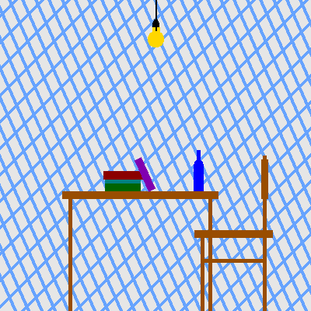
#> input picture kmkz/Простой рисунок.png, 311 x 311 px, shrunk from 400 x 400 before the run
$ jupyter execute --allow-errors lab1.ipynb   (shell and % lines are left out)   (older library calls are emulated)
#> lines starting #> are read from the running program, lines starting #| are printed output that depends on the picture; after the words box and inside, x2 and y2 are one past the last pixel; in counts of white or black regions, pixels touching at a corner belong together
# Гистограмма и преобразование интенсивностей пикселов полутоновых изображений

Цель: Освоить способы трансформации изображения с помощью попиксельной обработки, научиться использовать гистограммы изображений

### Задание 1

[cell 1]
from PIL import Image
from PIL import ImageDraw
from PIL import ImageOps
import matplotlib.pyplot as plt
from matplotlib.pyplot import hist
import numpy as np

[cell 2]
# открываем картинку и переводим в grayscale-режим
easy_img = Image.open("Простой рисунок.png").convert('L').convert('RGB')
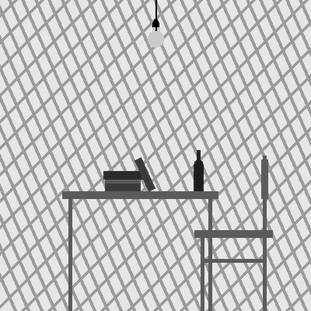
#> easy_img: PIL image 311x311 RGB; min 0, max 255, mean 195.6
#> (the rest of this cell did not finish here and is left out)

[cell 3]
def draw_image(image):
    plt.figure(figsize=(20,13), dpi=90)
    plt.subplot2grid((3,3), (0,0))
    plt.imshow(image,  cmap='gray')
    plt.title('Исходное изображение')

    #Гистограмма
    plt.subplot2grid((3,3), (0,1))
    plt.hist(np.ravel(image), bins=256)
    plt.title('Гистограмма интенсивности цвета')

#### Гистограммы изображений

[cell 4]
draw_image(easy_img)
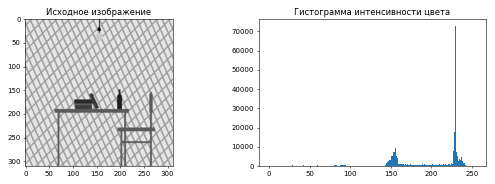
#> figure drawn by matplotlib, 2 panels; panel 2: tallest bar 72765 high, from x = 229.1 to 230.1

По гистограмме видно, что на изображении соседние пиксели имеют одинаковую интенсивность.
Так же видно 3 пика:
    - самый правый пик, почти белый цвет, имеет более 80000 пикселей, это фон изображения
    - средний пик, около 60000 пикселей - сетка
    - пик левее, около 10000 пикселей - стол, стул и тд.

#> (a cell that did not finish here is left out)

По гистограмме видно, что изображение с оттенками серого.
Есть основное пик, с большим количеством пикселей - фон.
Остальные пики это монеты.

#> (a cell that did not finish here is left out)

3 основных пика.
Крайний левый - темный фон.
Средний - фон светлее.
Правый пик - рис.

#> (a cell that did not finish here is left out)

Изображение с низкой контрастностью, пики не ярко выражены, за исключением праого столбца, это небо.

#### Кусочно-линейные преобразования

[cell 8]
# функция для отображения оригинального и преобразованного изображений, а также их гистограмм
def draw_image3(image, imageNew):
    plt.figure(figsize=(16,13), dpi=90)
    plt.subplot2grid((3,3), (0,0))
    plt.imshow(image, cmap='gray')
    plt.title('Исходное изображение')
    plt.subplot2grid((3,3), (0,1))
    plt.imshow(imageNew, cmap='gray')
    plt.title('Преобразованное изображение')

    #Гистограммы двух изображений
    plt.subplot2grid((3,3), (0,2))
    plt.hist(np.ravel(image), bins=256, label=['Оригинал'])
    plt.hist(np.ravel(imageNew), bins=256, label=['Результат'])
    plt.title('Гистограмма интенсивности цвета')
    plt.legend()
    plt.show()

[cell 9]
# функция для выполнения преобразований с заданной функцией преобразования f
def transform(f, img):
  img_copy = img.copy() #преобразовывать будем копию исходного изображения
  draw = ImageDraw.Draw(img_copy) # создаем инструмент для рисования
  width = img_copy.size[0] # определяем ширину
  height = img_copy.size[1] # определяем высоту
  pixels = img_copy.load() # выгружаем значения пикселей
  for i in range(width):
    for j in range(height):
      r, g, b = pixels[i, j]
      S = tuple(map(f, (r, g, b)))
      draw.point((i, j), S)

  draw_image3(img, img_copy)

[cell 10]
def f1(x): # 1е из кусочно-линейных преобразований
  x1 = 70
  x2 = 210
  if x < x1 or x > x2:
    return int(2 * x)
  return int(0.5 * x)

def f2(x): # 2е из кусочно-линейных преобразований
  x1 = 100
  x2 = 200
  if x < x1 or x > x2:
    return int(0.5 * x)
  return int(2 * x)

[cell 11]
transform(f1, easy_img)
#> in draw_image3, `plt.hist(np.ravel(imageNew), bins=256, label=['Результат'])`:
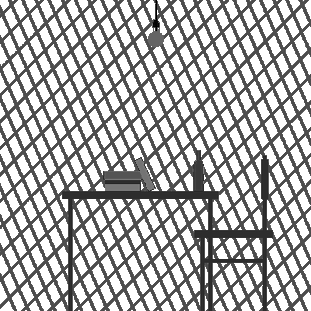
#> imageNew: PIL image 311x311 RGB; min 0, max 255, mean 175.3
#> in draw_image3, `plt.show()`:
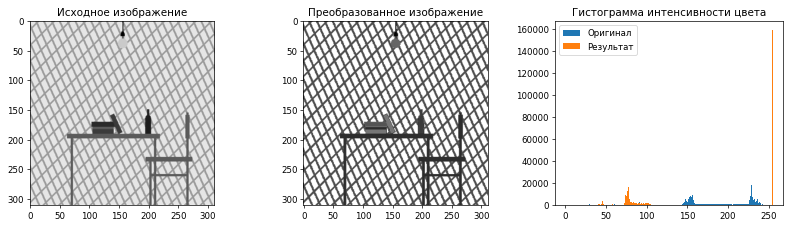
#> figure drawn by matplotlib, 3 panels; panel 3: tallest bar 72765 high, from x = 229.1 to 230.1; panel 3: tallest bar 159075 high, from x = 254 to 255

Функция f1 сдвигает вправо интенсивность пикселей меньше 70 или больше 210 в 2 раза, что видно на гистограмме.
Пиксели в районе 150 наоборот свдигаются влево в 2 раза.

[cell 12]
transform(f2, easy_img)
#> in draw_image3 (call 2), `plt.hist(np.ravel(imageNew), bins=256, label=['Результат'])`:
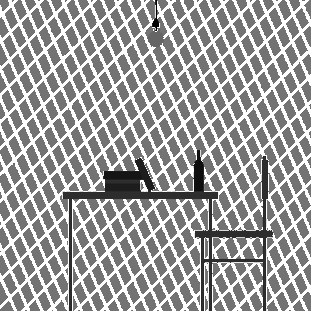
#> imageNew: PIL image 311x311 RGB; min 0, max 255, mean 163.5
#> in draw_image3 (call 2), `plt.show()`:
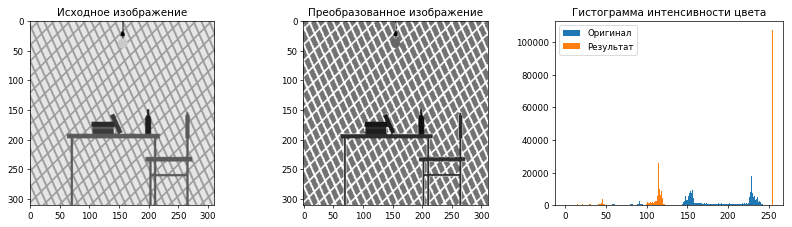
#> figure drawn by matplotlib, 3 panels; panel 3: tallest bar 72765 high, from x = 229.1 to 230.1; panel 3: tallest bar 107823 high, from x = 254 to 255

Функция f2 наоборот, сдвигает "средние" пиксели вправо, а крайние влево.

#> (a cell that did not finish here is left out)

#> (a cell that did not finish here is left out)

Сдвиг фона в 2 раза, уперлись в 255 -> потеряли информацию.

#> (a cell that did not finish here is left out)

#> (a cell that did not finish here is left out)

#> (a cell that did not finish here is left out)

#> (a cell that did not finish here is left out)

[cell 19]
def f3(x): # интервальная бинаризация
  x1 = 50
  x2 = 150
  if x2 > x > x1:
    return 255
  return 0


def f4(x): # интервальная бинаризация
  x2 = 130
  if x < x2:
    return 0
  return 255

[cell 20]
transform(f3, easy_img)
#> in draw_image3 (call 3), `plt.hist(np.ravel(imageNew), bins=256, label=['Результат'])`:
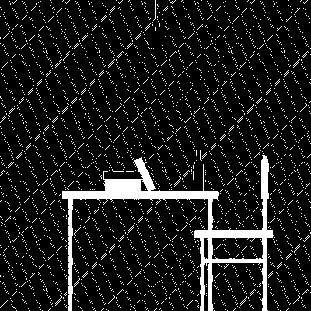
#> imageNew: PIL image 311x311 RGB; 10.5% white; 3161 white regions (3159 under 20 px), largest, box (x1, y1, x2, y2) and area: (62, 155, 274, 311) 4899, (153, 0, 156, 21) 21
